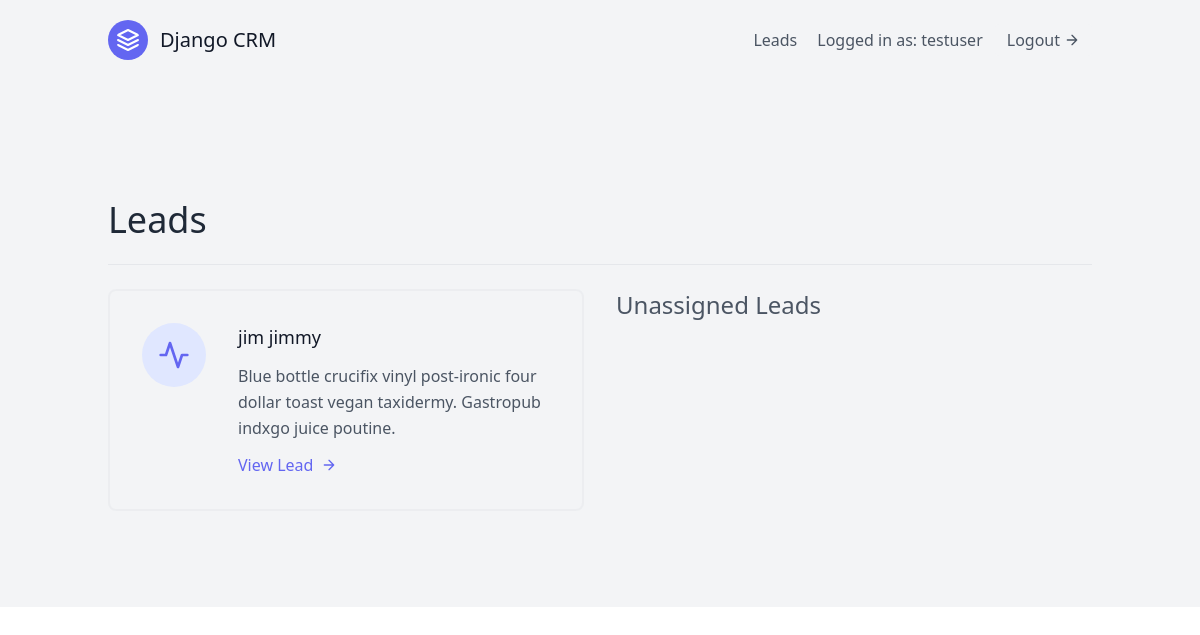
Screenshot of /leads/ (signed in) with the database file from the repository.
### leads/models.py (models this page shows, shortened)
class User(AbstractUser):
    is_organizer = models.BooleanField(default= True)
    is_agent = models.BooleanField(default= False)

class Lead(models.Model):
    first_name = models.CharField(max_length=20)
    last_name = models.CharField(max_length=20)
    age = models.IntegerField(default=0)
    organization = models.ForeignKey(UserProfile, on_delete=models.CASCADE)
    agent = models.ForeignKey("Agent", null= True, blank= True, on_delete=models.SET_NULL)

### leads/views.py (the view)
# urls.py: path('', LeadListView.as_view(), name= 'lead-list'),
class LeadListView(LoginRequiredMixin,ListView):
  template_name = "leads/leads_list.html"
  def queryset(self):
    user = self.request.user
    if user.is_organizer:
      queryset = Lead.objects.filter(organization=user.userprofile, agent__isnull=False )
    else:
      queryset = Lead.objects.filter(organization=user.agent.organization, agent__isnull=False)
      queryset = queryset.filter(agent__user= user)
    return queryset
  def get_context_data(self, **kwargs):
    context = super(LeadListView, self).get_context_data(**kwargs)
    user = self.request.user
    if user.is_organizer:
      queryset = Lead.objects.filter(organization=user.userprofile, agent__isnull=True )
      context.update({
        "unassigned_leads": queryset
      })
    return context

### leads/templates/leads/leads_list.html (shortened to what this page needs)
{% extends "base.html" %}
{% block content %}
<section class="text-gray-600 body-font">
  <div class="container px-5 py-24 mx-auto flex flex-wrap">
   <div  class="w-full mb-6 py-6 flex justify-between items-center border-b border-gray-200">
      <div>
         <h1 class='text-4xl text-gray-800'> Leads </h1>
      </div>
   </div>
      <div class="flex flex-wrap -m-4">
      {% for lead in object_list %}
         <div class="p-4 lg:w-1/2 md:w-full">
            <div class="flex border-2 rounded-lg border-gray-200 border-opacity-50 p-8 sm:flex-row flex-col">
               <div class="w-16 h-16 sm:mr-8 sm:mb-0 mb-4 inline-flex items-center justify-center rounded-full bg-indigo-100 text-indigo-500 flex-shrink-0">
                  <svg fill="none" stroke="currentColor" stroke-linecap="round" stroke-linejoin="round" stroke-width="2" class="w-8 h-8" viewBox="0 0 24 24">
                  <path d="M22 12h-4l-3 9L9 3l-3 9H2"></path>
                  </svg>
               </div>
               <div class="flex-grow">
                  <h2 class="text-gray-900 text-lg title-font font-medium mb-3">{{ lead.first_name }} {{ lead.last_name }}</h2>
                  <p class="leading-relaxed text-base">Blue bottle crucifix vinyl post-ironic four dollar toast vegan taxidermy. Gastropub indxgo juice poutine.</p>
                  <a href="{% url 'leads:lead-detail' lead.pk %}" class="mt-3 text-indigo-500 inline-flex items-center">View Lead
                  <svg fill="none" stroke="currentColor" stroke-linecap="round" stroke-linejoin="round" stroke-width="2" class="w-4 h-4 ml-2" viewBox="0 0 24 24">
                     <path d="M5 12h14M12 5l7 7-7 7"></path>
                  </svg>
                  </a>
               </div>
            </div>
         </div>
      {% endfor %}
         <h1 class='p-4 text-2xl text-gray-600'>Unassigned Leads</h1>
      </div>
  </div>
</section>
{% endblock content %}

### templates/navbar.html (shortened to what this page needs)
<header class="text-gray-600 body-font">
  <div class="container mx-auto flex flex-wrap p-5 flex-col md:flex-row items-center">
    <a class="flex title-font font-medium items-center text-gray-900 mb-4 md:mb-0">
      <svg xmlns="http://www.w3.org/2000/svg" fill="none" stroke="currentColor" stroke-linecap="round" stroke-linejoin="round" stroke-width="2" class="w-10 h-10 text-white p-2 bg-indigo-500 rounded-full" viewBox="0 0 24 24">
        <path d="M12 2L2 7l10 5 10-5-10-5zM2 17l10 5 10-5M2 12l10 5 10-5"></path>
      </svg>
      <span class="ml-3 text-xl">Django CRM</span>
    </a>
    {% if request.user.is_authenticated %}
        <a href="{% url 'leads:lead-list' %}" class="mr-5 hover:text-gray-900">Leads</a>
      Logged in as: {{ request.user.username }}
      <a href="{% url 'logout' %}" class="ml-3 inline-flex items-center bg-gray-100 border-0 py-1 px-3 focus:outline-none hover:bg-gray-200 rounded text-base mt-4 md:mt-0">Logout
        <svg fill="none" stroke="currentColor" stroke-linecap="round" stroke-linejoin="round" stroke-width="2" class="w-4 h-4 ml-1" viewBox="0 0 24 24">
          <path d="M5 12h14M12 5l7 7-7 7"></path>
        </svg>
      </a>
    {% endif %}
  </div>
</header>

### rows the page displays
User: user.username "testuser"
Lead: first_name "jim", last_name "jimmy"
